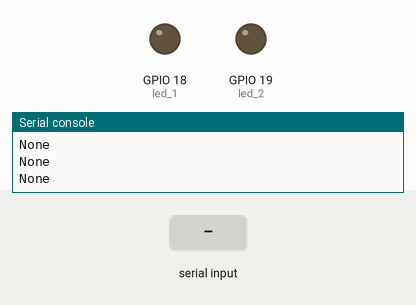
Recording of a program running on a simulated ESP32 board running MicroPython. Parts: output pins drawn as LEDs (lit = HIGH), the last lines printed to the serial console. Inputs (shaded band) come from the test bench.

Above: at 1.2 s.
1.3 s: "A\n" received over the second serial link
At 1.6 s:
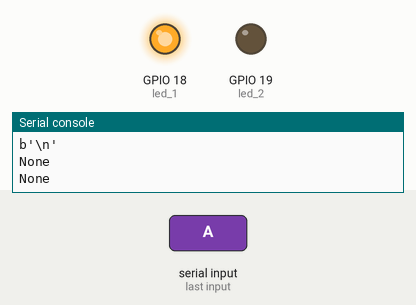
2.8 s: "B\n" received over the second serial link
At 3.9 s:
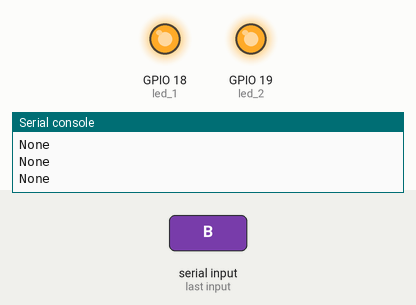
4.3 s: "a\n" received over the second serial link
At 5.0 s:
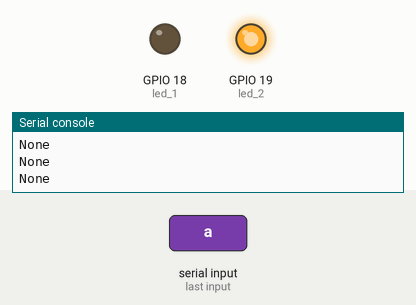
Timing chart, 0 to 7.3 s (numbered marks = the images above; inputs shaded):
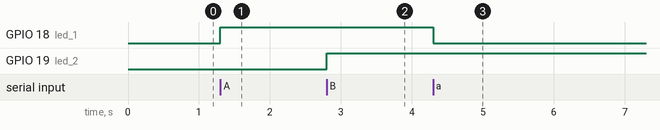

The program:

bolum2_u40_uartOkumaLed.py
```python
from machine import *
import time
uart1 = UART(1, baudrate = 9600, tx = 33, rx = 32, timeout = 100)
#timeout her read fonksiyonunda bekleme süresi (ms)
#timeout verilmezse veri kaçırılabilir.

led_1 = Pin(18, Pin.OUT)
led_2 = Pin(19, Pin.OUT)

led_1.value(0)
led_2.value(0)

while True:
    uart_okuma = uart1.read(1) # 1 baytlık veri oku
    print(uart_okuma)
    #A komutunda yapılacaklar
    if uart_okuma == b'A':
        led_1.value(1)
        uart1.write("Led1 ON \n")
    #a komutunda yapılacaklar
    elif uart_okuma == b'a':
        led_1.value(0)
        uart1.write("Led1 OFF \n")
    #B komutunda yapılacaklar
    elif uart_okuma == b'B':
        led_2.value(1)
        uart1.write("Led2 ON \n")
    #b komutunda yapılacaklar
    elif uart_okuma == b'b':
        led_2.value(0)
        uart1.write("Led2 OFF \n")
```

Measured:
- after the input at 1.3 s, GPIO 18 (led_1): LOW → HIGH at once
- after the input at 2.8 s, GPIO 19 (led_2): LOW → HIGH at once
- after the input at 4.3 s, GPIO 18 (led_1): HIGH → LOW at once
